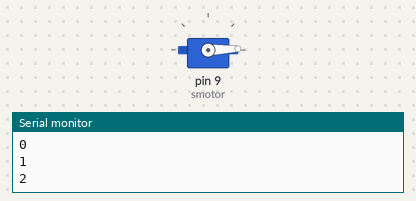
A sketch run on a simulated Arduino Uno, built with avr-gcc and run on an emulated ATmega328P. On the bench: servo, the last lines printed to the serial monitor.

Above: at 0.05 s.
At 1.65 s:
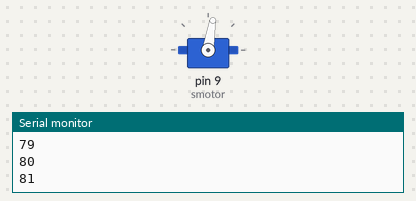
At 3.25 s:
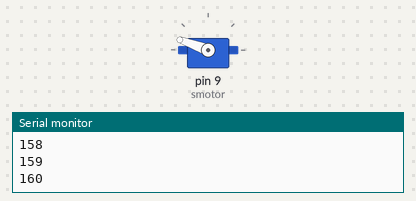
At 6.5 s:
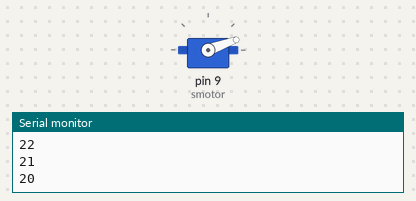
Timing chart, 0 to 9.0 s (numbered marks = the images above):
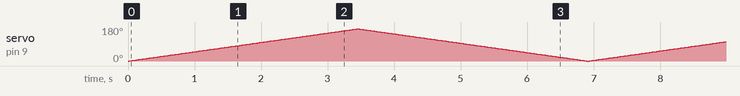

The sketch:

SERVO_MOTOR.ino
```cpp
#include <Servo.h>
Servo smotor;

void setup() {
    smotor.attach(9);
    Serial.begin(9600);
    smotor.write(0);
}

void loop() {
    for (int angle = 0; angle <= 170; angle++) {
        smotor.write(angle);
        Serial.println(angle);
        delay(20);
    }
    for (int angle = 170; angle >= 0; angle--) {
        smotor.write(angle);
        Serial.println(angle);
        delay(20);
    }
}
```
